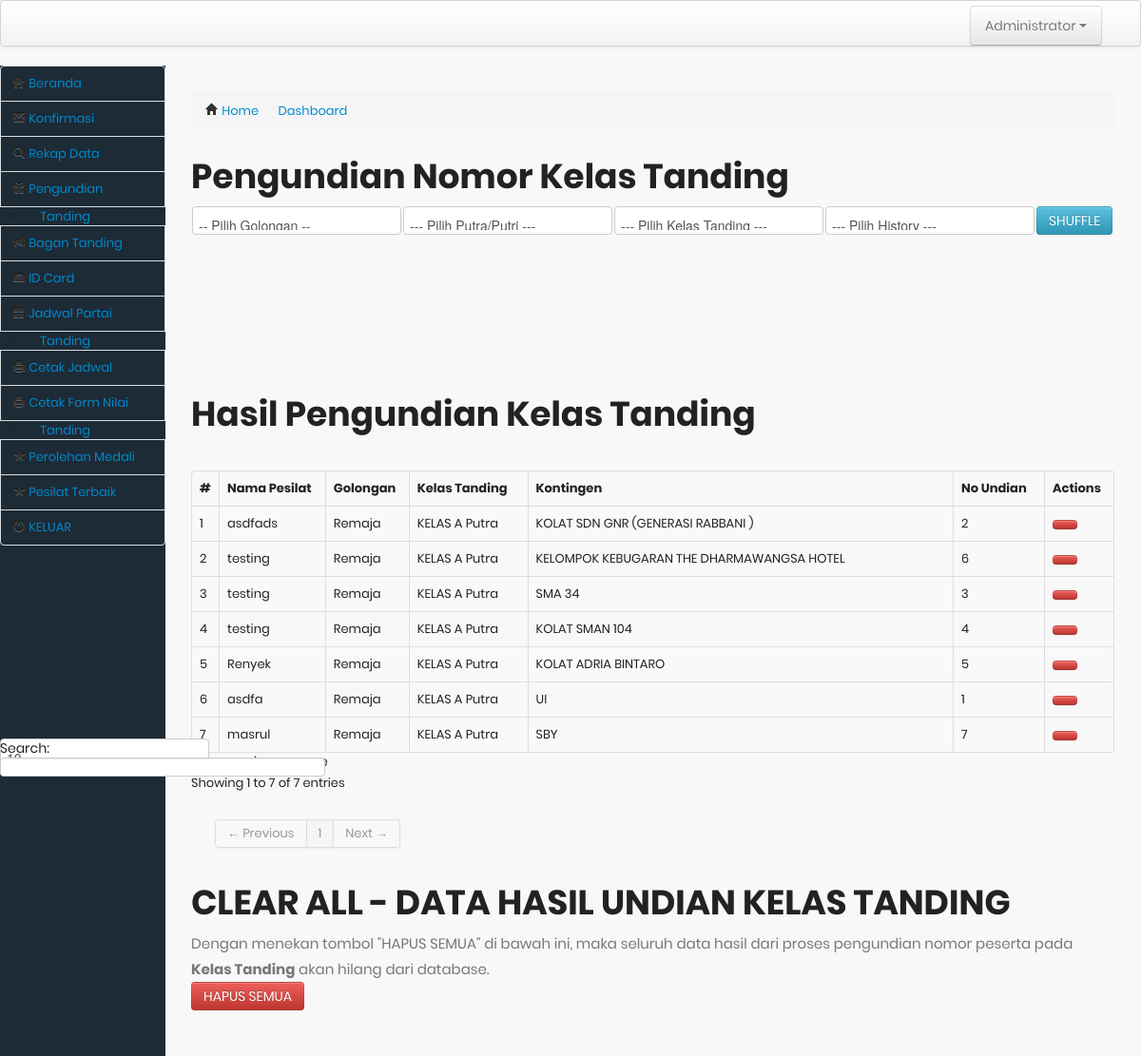
The app's page /backend/admin_undian_tanding.php (signed in) with its own data.
### tables this page shows
CREATE TABLE `undian` (
  `id_undian` int(11) NOT NULL,
  `id_peserta` int(11) NOT NULL,
  `no_undian` int(11) NOT NULL
);

CREATE TABLE `peserta` (
  `ID_peserta` int(11) NOT NULL,
  `nm_lengkap` varchar(35) NOT NULL,
  `jenis_kelamin` varchar(15) NOT NULL,
  `tpt_lahir` varchar(55) NOT NULL,
  `tgl_lahir` date NOT NULL,
  `tb` int(11) NOT NULL,
  `bb` int(11) NOT NULL,
  `kelas` varchar(21) NOT NULL,
  `asal_sekolah` varchar(55) NOT NULL,
  `kategori_tanding` varchar(10) NOT NULL,
  `golongan` varchar(15) NOT NULL,
  `kode_gr` varchar(32) NOT NULL,
  `kelas_tanding_FK` varchar(4) NOT NULL,
  `kontingen` varchar(100) NOT NULL,
  `foto` varchar(128) NOT NULL,
  `ktp` varchar(128) NOT NULL,
  `akta_lahir` varchar(128) NOT NULL,
  `ijazah` varchar(128) NOT NULL,
  `status` varchar(15) NOT NULL,
  `role` varchar(20) DEFAULT NULL,
  `email` varchar(100) DEFAULT NULL,
  `password` varchar(255) DEFAULT NULL,
  `history` varchar(255) DEFAULT NULL
);

CREATE TABLE `kelastanding` (
  `ID_kelastanding` int(11) NOT NULL,
  `nm_kelastanding` varchar(21) NOT NULL
);

### backend/admin_undian_tanding.php (the view, shortened to what this page needs)
<?php
include 'includes/connection.php';
$sqlhasilundian = "SELECT * FROM undian
						INNER JOIN peserta ON peserta.ID_peserta=undian.id_peserta
						INNER JOIN kelastanding ON peserta.kelas_tanding_FK=kelastanding.ID_kelastanding
						ORDER BY undian.id_undian DESC";
$carihasilundian = mysqli_query($koneksi, $sqlhasilundian);
?>
<link href="css/spinner.css" rel="stylesheet" type="text/css" media="all" />
<div class="row-fluid sortable">
	<div class="box span12">
		<div class="box-header" data-original-title>
			<h2><i class="halflings-icon white user"></i><span class="break"></span>Pengundian Nomor Kelas Tanding</h2>
		</div>
		<div class="box-content">
			<form class="form-horizontal" name="UndianPeserta" id="UndianPeserta" method="post" action="admin_do_undian_tanding.php">
				<table>
					<tr>
						<td>
							<select class="form-control" name="golongan" id="golongan">
								<option value="">-- Pilih Golongan --</option>
							</select>
						</td>
						<td>
							<select name="jenis_kelamin" id="jenis_kelamin">
								<option value="">--- Pilih Putra/Putri ---</option>
							</select>
						</td>
						<td>
							<select name="kelas_tanding" id="kelas_tanding">
								<option value="">--- Pilih Kelas Tanding ---</option>
							</select>
						</td>
						<td>
							<select name="history" id="history">
								<option value="">--- Pilih History ---</option>
							</select>
						</td>
						<td><input type="submit" class="btn btn-info" name="kocok" value="SHUFFLE"></td>
					</tr>
				</table>
			</form>
		</div>
	</div>
</div>
<div class="row-fluid sortable">
	<div class="box span12">
		<div class="box-header" data-original-title>
			<h2><i class="halflings-icon white user"></i><span class="break"></span>Hasil Pengundian Kelas Tanding</h2>
		</div>
		<div class="box-content">
			<table class="table table-striped table-bordered bootstrap-datatable datatable">
				<thead>
					<tr>
						<th>#</th>
						<th>Nama Pesilat</th>
						<th>Golongan</th>
						<th>Kelas Tanding</th>
						<th>Kontingen</th>
						<th>No Undian</th>
						<th>Actions</th>
					</tr>
				</thead>
				<tbody>
					<?php $no = 0;
					while ($hasilundian = mysqli_fetch_array($carihasilundian)) {
						$no++; ?>
						<tr>
							<td><?php echo $no; ?></td>
							<td><?php echo $hasilundian['nm_lengkap']; ?></td>
							<td><?php echo $hasilundian['golongan']; ?></td>
							<td>
								<?php echo $hasilundian['nm_kelastanding'];
								if ($hasilundian['jenis_kelamin'] == 'Laki-laki') {
									echo " Putra";
								} else {
									echo " Putri";
								}
								?>
							</td>
							<td><?php echo $hasilundian['kontingen']; ?></td>
							<td><?php echo $hasilundian['no_undian']; ?></td>
							<td class="center">
								<a class="btn btn-danger" onclick="return confirmDel()" href="admin_do_del_undian.php?id_undian=<?php echo $hasilundian['id_undian']; ?>">
								</a>
							</td>
						</tr>
					<?php } ?>
				</tbody>
			</table>
		</div>
	</div>
</div>
<div class="row-fluid sortable">
	<div class="box span12">
		<div class="box-header" data-original-title>
			<h2><i class="halflings-icon white user"></i><span class="break"></span>CLEAR ALL - DATA HASIL UNDIAN KELAS TANDING</h2>
		</div>
		<div class="box-content">
			<form class="form-horizontal" method="post" action="do_clear_undian_tanding.php">
				<p>Dengan menekan tombol "HAPUS SEMUA" di bawah ini, maka seluruh data hasil dari proses pengundian nomor peserta pada <b>Kelas Tanding</b> akan hilang dari database.</p>
				<input type="submit" onclick="return confirmDel()" class="btn btn-danger" value="HAPUS SEMUA">
			</form>
		</div>
	</div>
</div>

### css/style.css (style rules this page uses)
input, select, textarea { outline: none; appearance: unset !important; -moz-appearance: unset !important; -webkit-appearance: unset !important; -o-appearance: unset !important; -ms-appearance: unset !important; }
p { margin-bottom: 0px; font-size: 15px; color: #777; }
h2 { line-height: 1.66; margin: 0; padding: 0; font-weight: bold; color: #222; font-family: Poppins; font-size: 36px; }
body { font-size: 13px; line-height: 1.8; color: #222; background: #f8f8f8; font-weight: 400; font-family: Poppins; }
input { width: 100%; display: block; border: none; border-bottom: 1px solid #999; padding: 6px 30px; font-family: Poppins; box-sizing: border-box; }

### records on screen
undian: id_peserta.nm_lengkap "asdfads", id_peserta.golongan "Remaja", kelastanding.nm_kelastanding "KELAS A", id_peserta.kontingen "KOLAT SDN GNR (GENERASI RABBANI )", no_undian "2"
undian: id_peserta.nm_lengkap "testing", id_peserta.golongan "Remaja", kelastanding.nm_kelastanding "KELAS A", id_peserta.kontingen "KELOMPOK KEBUGARAN THE DHARMAWANGSA HOTEL", no_undian "6"
undian: id_peserta.nm_lengkap "testing", id_peserta.golongan "Remaja", kelastanding.nm_kelastanding "KELAS A", id_peserta.kontingen "SMA 34", no_undian "3"
undian: id_peserta.nm_lengkap "testing", id_peserta.golongan "Remaja", kelastanding.nm_kelastanding "KELAS A", id_peserta.kontingen "KOLAT SMAN 104", no_undian "4"
undian: id_peserta.nm_lengkap "Renyek", id_peserta.golongan "Remaja", kelastanding.nm_kelastanding "KELAS A", id_peserta.kontingen "KOLAT ADRIA BINTARO", no_undian "5"
undian: id_peserta.nm_lengkap "asdfa", id_peserta.golongan "Remaja", kelastanding.nm_kelastanding "KELAS A", id_peserta.kontingen "UI", no_undian "1"
undian: id_peserta.nm_lengkap "masrul", id_peserta.golongan "Remaja", kelastanding.nm_kelastanding "KELAS A", id_peserta.kontingen "SBY", no_undian "7"
